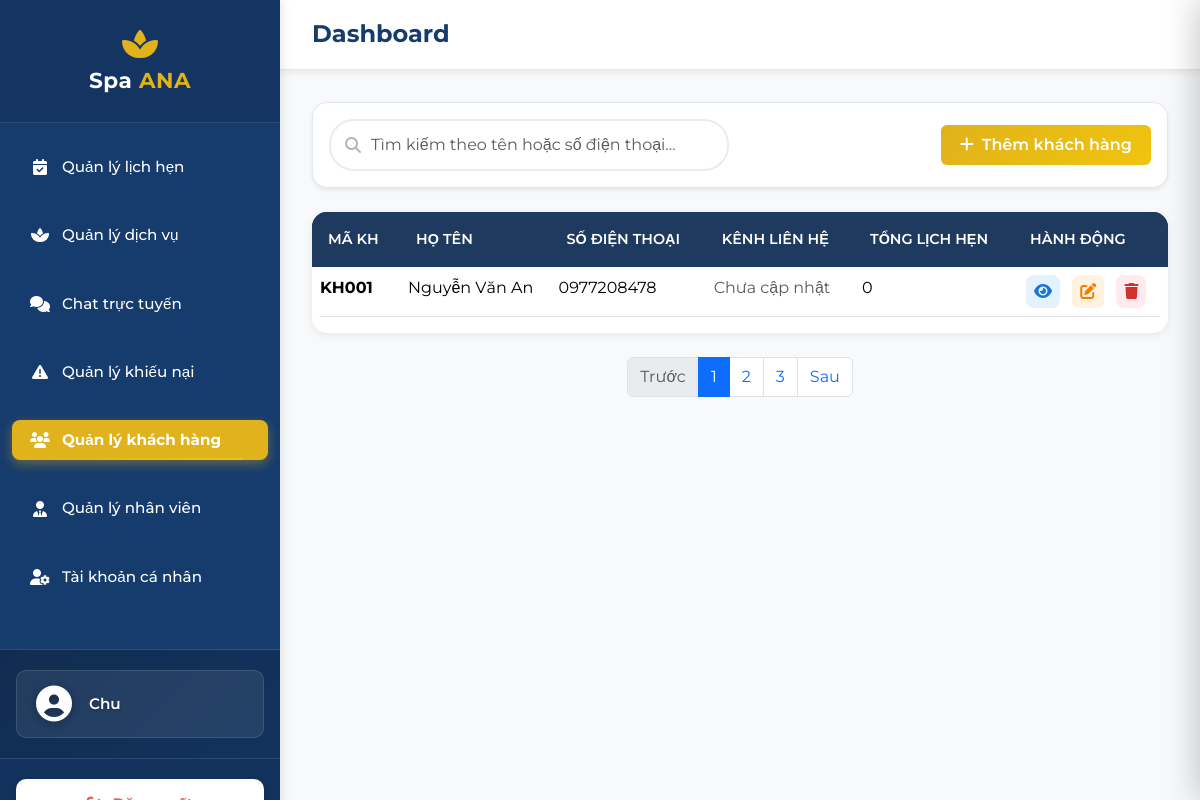
The app's page /manage/customers/ (signed in) with its own data.
### customers/models.py (models this page shows, shortened)
class CustomerProfile(models.Model):
    GENDER_CHOICES = [
        ('Nam', 'Nam'),
        ('Nu', 'Nữ'),
        ('Khac', 'Khác'),
    ]
    user = models.OneToOneField(
        User, on_delete=models.SET_NULL,
        null=True, blank=True,
        related_name='customer_profile',
        verbose_name='User'
    )
    phone = models.CharField(max_length=15, unique=True, verbose_name='Số điện thoại')
    full_name = models.CharField(max_length=100, verbose_name='Họ và tên')
    gender = models.CharField(max_length=10, choices=GENDER_CHOICES, blank=True, null=True, verbose_name='Giới tính')
    dob = models.DateField(blank=True, null=True, verbose_name='Ngày sinh')
    address = models.CharField(max_length=255, blank=True, null=True, verbose_name='Địa chỉ')
    notes = models.CharField(max_length=1000, blank=True, null=True, verbose_name='Ghi chú')
    contact_channel = models.CharField(max_length=20, blank=True, null=True, verbose_name='Kênh liên hệ')
    created_at = models.DateTimeField(auto_now_add=True, verbose_name='Thời điểm tạo hồ sơ')
    updated_at = models.DateTimeField(auto_now=True, null=True, blank=True, verbose_name='Thời điểm cập nhật gần nhất')
    class Meta:
        db_table = 'customer_profiles'
        verbose_name = 'Khách hàng'
        verbose_name_plural = 'Khách hàng'
        ordering = ['-created_at']
        indexes = [models.Index(fields=['phone'])]
        constraints = [
            models.CheckConstraint(
                check=models.Q(gender__in=['Nam', 'Nu', 'Khac']) | models.Q(gender__isnull=True),
                name='customerprofile_gender_valid'
            )
        ]

### customers/views.py (the view, shortened to what this page needs)
# urls.py: path('manage/customers/', views.admin_customers, name='admin_customers'),
@login_required(login_url='accounts:login')
def admin_customers(request):
    if not (request.user.is_staff or request.user.is_superuser):
        messages.error(request, 'Bạn không có quyền truy cập trang này.')
        return redirect('pages:home')
    customers = CustomerProfile.objects.select_related('user').filter(
        Q(user__isnull=True) | Q(user__is_staff=False, user__is_superuser=False)
    )
    return render(request, 'customers/admin_customers.html', {'customers': customers})

### templates/customers/admin_customers.html (shortened to what this page needs)
{% extends "manage/base.html" %}
{% load static %}
{% block content %}
<div class="card mb-4">
    <div class="card-body">
        <div class="row align-items-center">
            <div class="col-md-8">
                <div class="search-box">
                    <i class="fas fa-search"></i>
                    <input type="text" class="form-control" id="searchInput" placeholder="Tìm kiếm theo tên hoặc số điện thoại..." onkeyup="searchCustomers()">
                </div>
            </div>
            <div class="col-md-4 text-md-end mt-3 mt-md-0">
                <button class="btn btn-warning" data-bs-toggle="modal" data-bs-target="#addCustomerModal">
                    <i class="fas fa-plus me-2"></i>Thêm khách hàng
                </button>
            </div>
        </div>
    </div>
</div>
<div class="customer-table">
    <div class="table-responsive">
        <table class="table table-hover" id="customerTable">
            <thead>
                <tr>
                    <th>Mã KH</th>
                    <th>Họ tên</th>
                    <th>Số điện thoại</th>
                    <th>Kênh liên hệ</th>
                    <th>Tổng lịch hẹn</th>
                    <th>Hành động</th>
                </tr>
            </thead>
            <tbody id="customerTableBody">
                {% for c in customers %}
                <tr>
                    <td><strong>KH{{ c.id|stringformat:"03d" }}</strong></td>
                    <td>{{ c.full_name }}</td>
                    <td>{{ c.phone }}</td>
                    <td>
                        {% if c.contact_channel %}
                            <span class="badge bg-info">{{ c.contact_channel }}</span>
                        {% else %}
                            <span class="text-muted">Chưa cập nhật</span>
                        {% endif %}
                    </td>
                    <td>
                        {% if c.appointments.count %}
                            {{ c.appointments.count }}
                        {% else %}
                            0
                        {% endif %}
                    </td>
                    <td>
                        <button class="action-btn view"
                            onclick="viewCustomer(
                                '{{ c.id }}',
                                '{{ c.full_name|escapejs }}',
                                '{{ c.phone|escapejs }}',
                                '{% if c.dob %}{{ c.dob|date:"Y-m-d" }}{% endif %}',
                                '{{ c.contact_channel|default:""|escapejs }}',
                                '{{ c.allergies|default:""|escapejs }}',
                                '{{ c.skin_condition|default:""|escapejs }}',
                                '{{ c.notes|default:""|escapejs }}',
                                '{% if c.appointments.count %}{{ c.appointments.count }}{% else %}0{% endif %}',
                                '{{ c.created_at|date:"Y-m-d" }}'
                            )"
                            title="Xem">
                            <i class="fas fa-eye"></i>
                        </button>
                        <button class="action-btn edit"
                            onclick="editCustomer(
                                '{{ c.id }}',
                                '{{ c.full_name|escapejs }}',
                                '{{ c.phone|escapejs }}',
                                '{% if c.dob %}{{ c.dob|date:"Y-m-d" }}{% endif %}',
                                '{{ c.contact_channel|default:""|escapejs }}',
                                '{{ c.allergies|default:""|escapejs }}',
                                '{{ c.skin_condition|default:""|escapejs }}',
                                '{{ c.notes|default:""|escapejs }}'
                            )"
                            title="Sửa">
                            <i class="fas fa-edit"></i>
                        </button>
                        <button class="action-btn delete"
                            onclick="deleteCustomer('{{ c.id }}')"
                            title="Xóa">
                            <i class="fas fa-trash"></i>
                        </button>
                    </td>
                </tr>
                {% empty %}
                <tr>
                    <td colspan="6" class="text-center py-4">Chưa có khách hàng nào</td>
                </tr>
                {% endfor %}
            </tbody>
        </table>
    </div>
</div>
<nav class="mt-4">
    <ul class="pagination justify-content-center">
        <li class="page-item disabled"><a class="page-link" href="#">Trước</a></li>
        <li class="page-item active"><a class="page-link" href="#">1</a></li>
        <li class="page-item"><a class="page-link" href="#">2</a></li>
        <li class="page-item"><a class="page-link" href="#">3</a></li>
        <li class="page-item"><a class="page-link" href="#">Sau</a></li>
    </ul>
</nav>
<div class="position-fixed bottom-0 end-0 p-3" style="z-index: 1100">
</div>
{% endblock %}

### templates/manage/includes/sidebar.html (shortened to what this page needs)
{% load static %}
<nav class="admin-sidebar" id="sidebar">
    <div class="sidebar-header">
        <i class="fas fa-spa fa-2x mb-2" style="color: #E0B21B;"></i>
        <h3>Spa <span>ANA</span></h3>
    </div>
    <ul class="nav flex-column sidebar-nav">
        <li class="nav-item">
            <a class="nav-link {% if request.resolver_match.url_name == 'admin_appointments' %}active{% endif %}" href="{% url 'appointments:admin_appointments' %}">
                <i class="fas fa-calendar-check"></i>
                <span class="sidebar-link-label">Quản lý lịch hẹn</span>
            </a>
        </li>
        <li class="nav-item">
            <a class="nav-link {% if request.resolver_match.url_name == 'admin_services' %}active{% endif %}" href="{% url 'spa_services:admin_services' %}">
                <i class="fas fa-spa"></i>
                Quản lý dịch vụ
            </a>
        </li>
        <li class="nav-item">
            <a class="nav-link sidebar-chat-link {% if request.resolver_match.url_name == 'admin_live_chat' %}active{% endif %}" href="{% url 'chat:admin_live_chat' %}">
                <i class="fas fa-comments"></i>
                <span class="sidebar-link-label">Chat trực tuyến</span>
            </a>
        </li>
        <li class="nav-item">
            <a class="nav-link {% if request.resolver_match.url_name == 'admin_complaints' %}active{% endif %}" href="{% url 'complaints:admin_complaints' %}">
                <i class="fas fa-exclamation-triangle"></i>
                Quản lý khiếu nại
            </a>
        </li>
        <li class="nav-item">
            <a class="nav-link {% if request.resolver_match.url_name == 'admin_customers' %}active{% endif %}" href="{% url 'customers:admin_customers' %}">
                <i class="fas fa-users"></i>
                Quản lý khách hàng
            </a>
        </li>
        {% if request.user.is_superuser %}
        <li class="nav-item">
            <a class="nav-link {% if request.resolver_match.url_name == 'admin_staff' %}active{% endif %}" href="{% url 'staff:admin_staff' %}">
                <i class="fas fa-user-tie"></i>
                Quản lý nhân viên
            </a>
        </li>
        {% endif %}
        <li class="nav-item">
            <a class="nav-link {% if request.resolver_match.url_name == 'admin_profile' %}active{% endif %}" href="{% url 'admin_panel:admin_profile' %}">
                <i class="fas fa-user-cog"></i>
                Tài khoản cá nhân
            </a>
        </li>
    </ul>
    <div class="sidebar-user-info">
        <div class="user-avatar-section">
            <div class="user-avatar">
                <i class="fas fa-user-circle"></i>
            </div>
            <div class="user-name">
                {% if request.user.customerprofile.full_name %}
                    {{ request.user.customerprofile.full_name }}
                {% else %}
                    {{ request.user.username }}
                {% endif %}
            </div>
        </div>
    </div>
    <div class="sidebar-footer">
        <a href="{% url 'admin_panel:admin_logout' %}" class="btn btn-logout logout-link">
            <i class="fas fa-sign-out-alt"></i>
        </a>
    </div>
</nav>

### static/css/style.css (style rules this page uses)
:root { --primary-blue: #1e3a5f; --primary-blue-light: #2c5282; --primary-blue-dark: #1a2d45; --gold-primary: #d4a853; --gold-light: #e6c86e; --gold-dark: #c4983c; --secondary-color: #f8f9fa; --dark-color: #2d3748; --light-color: #ffffff; --success-color: #38a169; --danger-color: #e53e3e; --warning-color: #d69e2e; --info-color: #3182ce; --gradient-primary: linear-gradient(135deg, var(--primary-blue) 0%, var(--primary-blue-light) 100%); --gradient-gold: linear-gradient(135deg, var(--gold-dark) 0%, var(--gold-primary) 50%, var(--gold-light) 100%); --gradient-spa: linear-gradient(135deg, var(--primary-blue-dark) 0%, var(--primary-blue) 50%, var(--primary-blue-light) 100%); --shadow-sm: 0 2px 4px rgba(0, 0, 0, 0.08); --shadow-md: 0 4px 8px rgba(0, 0, 0, 0.12); --shadow-lg: 0 8px 16px rgba(0, 0, 0, 0.15); --shadow-gold: 0 4px 12px rgba(212, 168, 83, 0.25); --transition: all 0.3s ease; --transition-fast: all 0.15s ease; }
* { margin: 0; padding: 0; box-sizing: border-box; }
body { font-family: 'Montserrat', sans-serif; font-size: 16px; line-height: 1.6; color: var(--dark-color); background-color: var(--light-color); overflow-x: hidden; }
a { text-decoration: none; transition: var(--transition); }
button { font-family: 'Montserrat', sans-serif; }
.nav-link { font-weight: 500; color: var(--primary-blue) !important; padding: 0.5rem 1rem !important; position: relative; }
.nav-link:hover, .nav-link.active { color: var(--gold-primary) !important; }
.nav-link::after { content: ''; position: absolute; bottom: 0; left: 50%; width: 0; height: 2px; background: var(--gradient-gold); transform: translateX(-50%); transition: var(--transition); }
.nav-link:hover::after, .nav-link.active::after { width: 80%; }
.btn-warning { background: var(--gradient-gold); border: none; font-weight: 600; padding: 0.5rem 1.2rem; transition: var(--transition); color: white; }
.form-control { border-radius: 8px; padding: 0.75rem 1rem; border: 1px solid #e2e8f0; transition: var(--transition); }
.table { border-radius: 10px; overflow: hidden; }
.table thead { background: var(--gradient-spa); color: white; }
.table thead th { border: none; font-weight: 600; text-transform: uppercase; font-size: 0.9rem; }
.card { border-radius: 15px; border: 1px solid #e2e8f0; box-shadow: var(--shadow-sm); transition: var(--transition); }

### templates/customers/admin_customers.html (style rules this page uses)
.search-box { position: relative; max-width: 400px; }
.search-box input { padding-left: 2.5rem; border-radius: 25px; border: 2px solid #e9ecef; }
.search-box i { position: absolute; left: 1rem; top: 50%; transform: translateY(-50%); color: #adb5bd; }
.customer-table { background: white; border-radius: 15px; overflow: hidden; box-shadow: 0 2px 8px rgba(0, 0, 0, 0.08); }
.customer-table .table thead th { background: #1e3a5f; color: white; border: none; padding: 1rem; font-weight: 600; }
.action-btn { padding: 0.25rem 0.5rem; border-radius: 8px; border: none; cursor: pointer; margin: 0 0.25rem; }
.action-btn.view { background: #e3f2fd; color: #1976d2; }
.action-btn.edit { background: #fff3e0; color: #f57c00; }
.action-btn.delete { background: #ffebee; color: #d32f2f; }

### records on screen
CustomerProfile: id "001", full_name "Nguyễn Văn An", phone "0977208478", shows "Chưa cập nhật"

### other values on screen
{{ request.user.username }} "Chu"
